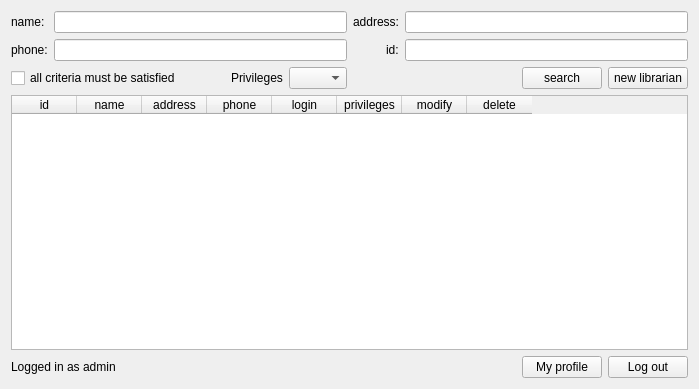
<?xml version="1.0" encoding="UTF-8"?>
<ui version="4.0">
 <class>Admin</class>
 <widget class="QWidget" name="Admin">
  <property name="geometry">
   <rect>
    <x>0</x>
    <y>0</y>
    <width>699</width>
    <height>389</height>
   </rect>
  </property>
  <property name="windowTitle">
   <string>Form</string>
  </property>
  <layout class="QVBoxLayout" name="verticalLayout_2">
   <item>
    <layout class="QHBoxLayout" name="horizontalLayout_5">
     <item>
      <layout class="QVBoxLayout" name="verticalLayout">
       <item>
        <layout class="QFormLayout" name="formLayout">
         <item row="0" column="0">
          <widget class="QLabel" name="label_19">
           <property name="text">
            <string>name:</string>
           </property>
          </widget>
         </item>
         <item row="0" column="1">
          <widget class="QLineEdit" name="line_librarian_name"/>
         </item>
         <item row="1" column="0">
          <widget class="QLabel" name="label_13">
           <property name="text">
            <string>phone:</string>
           </property>
          </widget>
         </item>
         <item row="1" column="1">
          <widget class="QLineEdit" name="line_librarian_phone"/>
         </item>
        </layout>
       </item>
       <item>
        <layout class="QHBoxLayout" name="horizontalLayout_3">
         <item>
          <widget class="QCheckBox" name="checkbox_librarian_criteria">
           <property name="text">
            <string>all criteria must be satisfied</string>
           </property>
          </widget>
         </item>
         <item>
          <layout class="QHBoxLayout" name="horizontalLayout_2">
           <item>
            <spacer name="horizontalSpacer_2">
             <property name="orientation">
              <enum>Qt::Horizontal</enum>
             </property>
             <property name="sizeHint" stdset="0">
              <size>
               <width>40</width>
               <height>20</height>
              </size>
             </property>
            </spacer>
           </item>
           <item>
            <widget class="QLabel" name="label_31">
             <property name="text">
              <string>Privileges</string>
             </property>
            </widget>
           </item>
           <item>
            <widget class="QComboBox" name="combo_privileges">
             <property name="sizePolicy">
              <sizepolicy hsizetype="Maximum" vsizetype="Fixed">
               <horstretch>0</horstretch>
               <verstretch>0</verstretch>
              </sizepolicy>
             </property>
             <property name="layoutDirection">
              <enum>Qt::LeftToRight</enum>
             </property>
             <item>
              <property name="text">
               <string/>
              </property>
             </item>
             <item>
              <property name="text">
               <string>Priv1</string>
              </property>
             </item>
             <item>
              <property name="text">
               <string>Priv2</string>
              </property>
             </item>
             <item>
              <property name="text">
               <string>Priv3</string>
              </property>
             </item>
            </widget>
           </item>
          </layout>
         </item>
        </layout>
       </item>
      </layout>
     </item>
     <item>
      <layout class="QVBoxLayout" name="verticalLayout_5">
       <item>
        <layout class="QFormLayout" name="formLayout_4">
         <property name="fieldGrowthPolicy">
          <enum>QFormLayout::AllNonFixedFieldsGrow</enum>
         </property>
         <property name="labelAlignment">
          <set>Qt::AlignRight|Qt::AlignTrailing|Qt::AlignVCenter</set>
         </property>
         <item row="0" column="0">
          <widget class="QLabel" name="label_18">
           <property name="text">
            <string>address:</string>
           </property>
          </widget>
         </item>
         <item row="0" column="1">
          <widget class="QLineEdit" name="line_librarian_adress"/>
         </item>
         <item row="1" column="0">
          <widget class="QLabel" name="label_15">
           <property name="text">
            <string>id:</string>
           </property>
          </widget>
         </item>
         <item row="1" column="1">
          <widget class="QLineEdit" name="line_librarian_id"/>
         </item>
        </layout>
       </item>
       <item>
        <layout class="QHBoxLayout" name="horizontalLayout_4">
         <item>
          <spacer name="horizontalSpacer_3">
           <property name="orientation">
            <enum>Qt::Horizontal</enum>
           </property>
           <property name="sizeHint" stdset="0">
            <size>
             <width>40</width>
             <height>20</height>
            </size>
           </property>
          </spacer>
         </item>
         <item>
          <widget class="QPushButton" name="button_search_librarians">
           <property name="text">
            <string>search</string>
           </property>
          </widget>
         </item>
         <item>
          <widget class="QPushButton" name="button_new_librarian">
           <property name="text">
            <string>new librarian</string>
           </property>
          </widget>
         </item>
        </layout>
       </item>
      </layout>
     </item>
    </layout>
   </item>
   <item>
    <widget class="QTableWidget" name="table_librarian">
     <attribute name="horizontalHeaderDefaultSectionSize">
      <number>65</number>
     </attribute>
     <column>
      <property name="text">
       <string>id</string>
      </property>
     </column>
     <column>
      <property name="text">
       <string>name</string>
      </property>
     </column>
     <column>
      <property name="text">
       <string>address</string>
      </property>
     </column>
     <column>
      <property name="text">
       <string>phone</string>
      </property>
     </column>
     <column>
      <property name="text">
       <string>login</string>
      </property>
     </column>
     <column>
      <property name="text">
       <string>privileges</string>
      </property>
     </column>
     <column>
      <property name="text">
       <string>modify</string>
      </property>
     </column>
     <column>
      <property name="text">
       <string>delete</string>
      </property>
     </column>
    </widget>
   </item>
   <item>
    <layout class="QHBoxLayout" name="horizontalLayout">
     <item>
      <widget class="QLabel" name="status">
       <property name="text">
        <string>Logged in as admin</string>
       </property>
      </widget>
     </item>
     <item>
      <spacer name="horizontalSpacer">
       <property name="orientation">
        <enum>Qt::Horizontal</enum>
       </property>
       <property name="sizeHint" stdset="0">
        <size>
         <width>40</width>
         <height>20</height>
        </size>
       </property>
      </spacer>
     </item>
     <item>
      <widget class="QPushButton" name="button_my_profile">
       <property name="text">
        <string>My profile</string>
       </property>
      </widget>
     </item>
     <item>
      <widget class="QPushButton" name="button_logout">
       <property name="text">
        <string>Log out</string>
       </property>
      </widget>
     </item>
    </layout>
   </item>
  </layout>
 </widget>
 <resources/>
 <connections/>
</ui>
